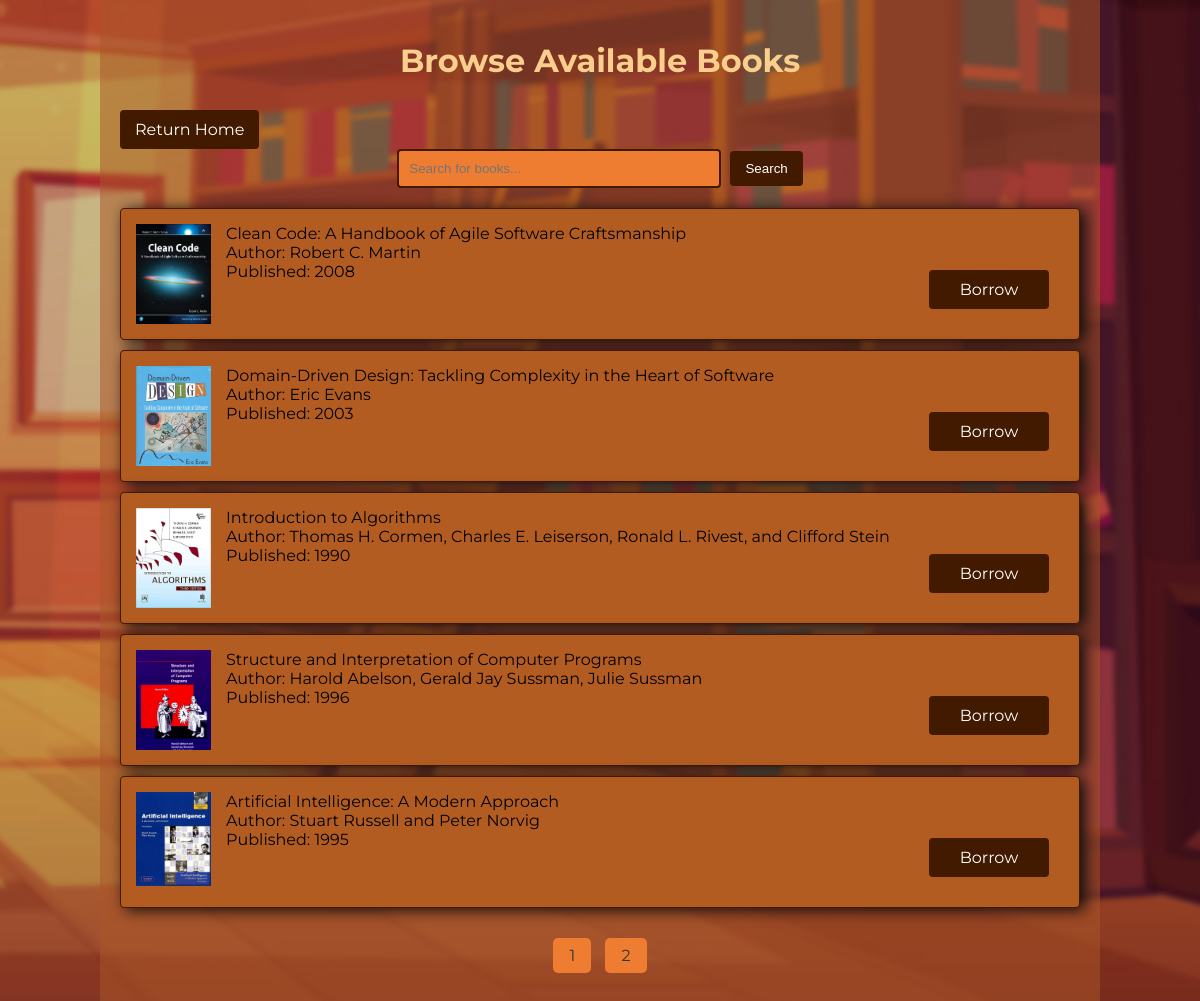
Screenshot of /browse.php with the database file from the repository.
### tables this page shows
CREATE TABLE `books` (
  `isbn` varchar(13) NOT NULL,
  `title` varchar(255) NOT NULL,
  `author` varchar(255) DEFAULT NULL,
  `publish_year` int(11) DEFAULT NULL,
  `available` tinyint(1) NOT NULL DEFAULT 1,
  `image_url` varchar(500) NOT NULL
);

### browse.php (the view, shortened to what this page needs)
<?php
include 'db.php';
$resultsPerPage = 5;
$page = isset($_GET['page']) ? $_GET['page'] : 1;
$startingLimitNumber = ($page - 1) * $resultsPerPage;
$searchTerm = isset($_GET['search']) ? "%".htmlspecialchars($_GET['search'])."%" : "%";
$queryTotal = "SELECT COUNT(*) FROM books WHERE title LIKE :searchTerm AND available = 1";
$stmtTotal = $db->prepare($queryTotal);
$stmtTotal->execute(['searchTerm' => $searchTerm]);
$totalResults = $stmtTotal->fetchColumn();
$numberOfPages = ceil($totalResults / $resultsPerPage);
?>
<!DOCTYPE html>
<html lang="en">
<head>
    <link rel="stylesheet" href="./CSS/Browstyles.css">
</head>
<body>
    <div class="book-list-container">
        <h1 class="page-title">Browse Available Books</h1>
        <div class="home-button-container">
            <a href="index.php" class="home-button">Return Home</a>
        </div>
        <form action="browse.php" method="GET" class="search-form">
            <input type="text" name="search" placeholder="Search for books..." value="<?= htmlspecialchars($_GET['search'] ?? '') ?>" />
            <button type="submit">Search</button>
        </form>
        <div class="book-list">
            <?php
            $query = "SELECT isbn, title, author, publish_year, image_url FROM books WHERE title LIKE :searchTerm AND available = 1 LIMIT :limit, :results_per_page";
            $stmt = $db->prepare($query);
            $stmt->bindParam(':searchTerm', $searchTerm);
            $stmt->bindParam(':limit', $startingLimitNumber, PDO::PARAM_INT);
            $stmt->bindParam(':results_per_page', $resultsPerPage, PDO::PARAM_INT);
            $stmt->execute();
            while ($row = $stmt->fetch(PDO::FETCH_ASSOC)) {
                echo "<div class='book-item'>";
                echo "<div class='book-image-container'>";
                $img = $row['image_url'];
                echo "<img src='$img' alt='Book Image' class='book-image'>";
                echo "</div>";
                echo "<div class='book-info'>";
                echo "<div class='book-title'>" . htmlspecialchars($row['title']) . "</div>";
                echo "<div class='book-author'>Author: " . htmlspecialchars($row['author']) . "</div>";
                echo "<div class='book-publish-year'>Published: " . htmlspecialchars($row['publish_year']) . "</div>";
                echo "<a href='registration.php' class='borrow-button'>Borrow</a>";
                echo "</div>";
                echo "</div>";
            }
            ?>
        </div>
        <div class="pagination">
            <?php for ($page = 1; $page <= $numberOfPages; $page++): ?>
                <a href="browse.php?search=<?= $_GET['search'] ?? '' ?>&page=<?= $page ?>" class="<?= $page == $currentPage ? 'active' : '' ?>">
                    <?= $page ?>
                </a>
            <?php endfor; ?>
        </div>
    </div>
</body>
</html>

### CSS/Browstyles.css (style rules this page uses)
body { font-family: myFont2; background-color: #f4f4f4; margin: 0; padding: 0; display: flex; justify-content: center; align-items: center; height: 100vh; background: url('../Images/Browse_Desk.png') no-repeat center center fixed }
.book-list-container { width: 80%; margin: auto; padding: 20px; background-color: hsla(22, 62%, 41%, 0.527);; }
h1 { color: #face8c; }
.page-title { text-align: center; margin-bottom: 30px; }
.home-button-container { text-align: left; margin-top: 10px; }
.home-button { display: inline-block; padding: 10px 15px; background-color: #411a00; color: white; text-decoration: none; border-radius: 4px; font-size: 16px; }
.search-form { text-align: center; margin-bottom: 20px; }
.search-form input[type="text"] { padding: 10px; margin-right: 5px; width: 300px; border: 2px solid #411a00; border-radius: 4px; background-color: #ee7c31; }
.search-form button { padding: 10px 15px; border: none; background-color: #411a00; color: rgb(255, 255, 255); border-radius: 4px; cursor: pointer; }
.book-item { border: 1px solid #411a00; padding: 15px; margin-bottom: 10px; border-radius: 4px; background-color: #b35c22; position: relative; box-shadow: 5px 2px 15px rgb(12, 12, 12); display: flex; }
.book-image-container { width: 75px; height: 100px; overflow: hidden; margin-right: 15px; }
.book-image { width: 100%; height: auto; }
.book-info { flex-grow: 1; position: relative; }
.borrow-button { display: block; width: 100px; padding: 10px; background-color: #411a00; text-align: center; color: white; text-decoration: none; border-radius: 4px; position: absolute; right: 15px; bottom: 15px; }
.pagination { text-align: center; padding: 20px 0; }
.pagination a { margin: 0 5px; text-decoration: none; display: inline-block; padding: 8px 16px; background-color: #ee7c31; color: #333; border-radius: 5px; transition: background-color 0.3s; }

### rows the page displays
books: image_url (picture), title "Clean Code: A Handbook of Agile Software Craftsmanship", author "Robert C. Martin", publish_year "2008"
books: image_url (picture), title "Domain-Driven Design: Tackling Complexity in the Heart of Software", author "Eric Evans", publish_year "2003"
books: image_url (picture), title "Introduction to Algorithms", author "Thomas H. Cormen, Charles E. Leiserson, Ronald L. Rivest, and Clifford Stein", publish_year "1990"
books: image_url (picture), title "Structure and Interpretation of Computer Programs", author "Harold Abelson, Gerald Jay Sussman, Julie Sussman", publish_year "1996"
books: image_url (picture), title "Artificial Intelligence: A Modern Approach", author "Stuart Russell and Peter Norvig", publish_year "1995"
